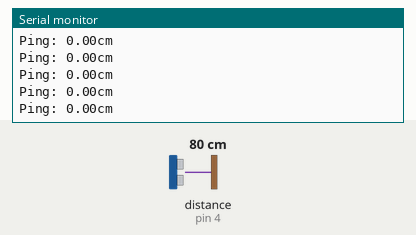
The sketch below on a simulated Arduino Uno, built with avr-gcc and run on an emulated ATmega328P. On the bench: the last lines printed to the serial monitor. Inputs (shaded band) come from the test bench; at power-on: distance to the obstacle (sensor on pin 4) 80 cm. The echo pulse lasts 58.3 µs per cm.

Above: at 1.2 s.
1.3 s: distance to the obstacle (sensor on pin 4) set to 18 cm
At 1.35 s:
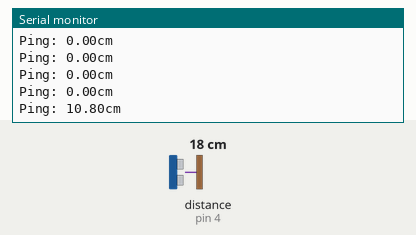
4.3 s: distance to the obstacle (sensor on pin 4) set to 4 cm
At 4.4 s:
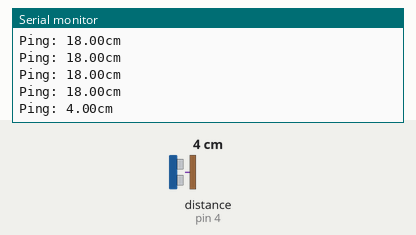
Timing chart, 0 to 7.3 s (numbered marks = the images above; inputs shaded):
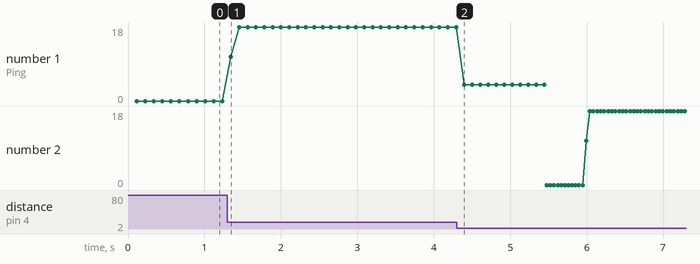

Measured:
- after the input at 1.3 s, the serial monitor: prints a new line after 0.05 s (image 1)
- after the input at 4.3 s, the serial monitor: prints a new line after 0.10 s (image 2)
- plotted number 1: 0 → 18 after the input at 1.3 s, 18 → 4 after the input at 4.3 s

The sketch:

ultrasonic_sensor_values_getting_to_the_array.ino
```cpp
#include <NewPing.h>

#define TRIGGER_PIN  3  // Arduino pin tied to trigger pin on the ultrasonic sensor.
#define ECHO_PIN     4  // Arduino pin tied to echo pin on the ultrasonic sensor.
#define MAX_DISTANCE 30 // Maximum distance we want to ping for (in centimeters). Maximum sensor distance is rated at 400-500cm.

NewPing sonar(TRIGGER_PIN, ECHO_PIN, MAX_DISTANCE); // NewPing setup of pins and maximum distance.

const int AVERAGE_OF = 5;       // Number of readings to average
const int MAX_READINGS = 50;   // Maximum number of readings to store
float distance[MAX_READINGS];   // Array to store distance readings
int currentIndex = 0;           // Index to keep track of current position in the array

void setup() {
  Serial.begin(9600); // Open serial monitor at 115200 baud to see ping results.
}

void loop() {
  delay(50); // Wait 40ms between pings (about 20 pings/sec). 29ms should be the shortest delay between pings.

  float sum = 0.0; // Variable to store the sum of samples
  for (int i = 0; i < AVERAGE_OF; i++) {
    sum += sonar.ping_cm(); // Accumulate readings
    delay(10); // Wait between individual readings
  }

  float averageDistance = sum / AVERAGE_OF; // Calculate average distance

  distance[currentIndex] = averageDistance; // Store the average distance in the array
  currentIndex = (currentIndex + 1) % MAX_READINGS; // Move to the next index, loop back to 0 if reached the end

  Serial.print("Ping: ");
  Serial.print(averageDistance); // Print the average distance
  Serial.println("cm");

  if (currentIndex%100 ==0){
  // Print the array
  Serial.println("Distance Array:");
  for (int i = 0; i < MAX_READINGS; i++) {
    Serial.print(distance[i]);
    Serial.print(" ");
    calculateStatistics();
  }
  Serial.println();
  }
}


float calculateStatistics() {
  float sum = 0;
  float mean;
  float variance = 0;

  // Calculate the sum of the distances
  for (int i = 0; i < currentIndex; i++) {
    sum += distance[i];
  }

  // Calculate the mean
  mean = sum / currentIndex;

  // Calculate the variance
  for (int i = 0; i < currentIndex; i++) {
    variance += pow(distance[i] - mean, 2);
  }
  variance /= currentIndex;

  // Print the variance and standard deviation
  Serial.print("Variance: ");
  Serial.println(variance);
  Serial.print("Standard Deviation: ");
  Serial.println(sqrt(variance));
  // appendToVariance(variance);
  return variance;

}
```
